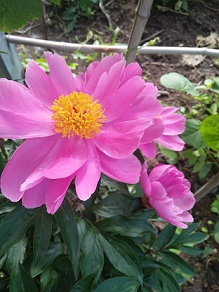
#> input picture sl/5/07/5.1.jpg, 219 x 292 px, found by its file name
$ python Demo_09.py
#> lines starting #> are read from the running program, lines starting #| are printed output that depends on the picture
import cv2

bgr_image = cv2.imread("D:/5.1.jpg")
#> bgr_image is the input picture: shape (292, 219, 3); mean B, G, R 106.2, 92.8, 122.8
cv2.imshow("5.1", bgr_image)
# 把图5.1从BGR色彩空间转换到HSV色彩空间
hsv_image = cv2.cvtColor(bgr_image, cv2.COLOR_BGR2HSV)
#> hsv_image: shape (292, 219, 3); mean H, S, V 89.7, 96.6, 131.7
h, s, v = cv2.split(hsv_image) # 拆分HSV图像中的通道
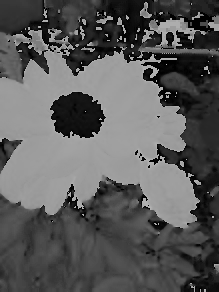
#> h: shape (292, 219); min 0, max 179, mean 89.7
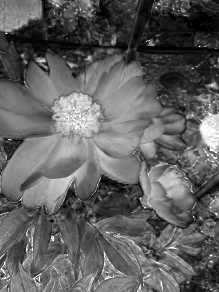
#> s: shape (292, 219); min 0, max 255, mean 96.6
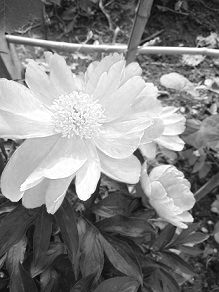
#> v: shape (292, 219); min 3, max 255, mean 131.7
h[:, :] = 180 # 将H通道的值调整为180
#> h: shape (292, 219); every value is 180
hsv = cv2.merge([h, s, v]) # 合并拆分后的通道图像
#> hsv: shape (292, 219, 3); mean H, S, V 180, 96.6, 131.7
# 合并通道后的图像从HSV色彩空间转换到BGR色彩空间
new_Image = cv2.cvtColor(hsv, cv2.COLOR_HSV2BGR)
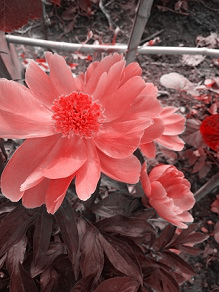
#> new_Image: shape (292, 219, 3); mean B, G, R 76.7, 76.7, 131.7
cv2.imshow("NEW",new_Image)
cv2.waitKey()
cv2.destroyAllWindows()
